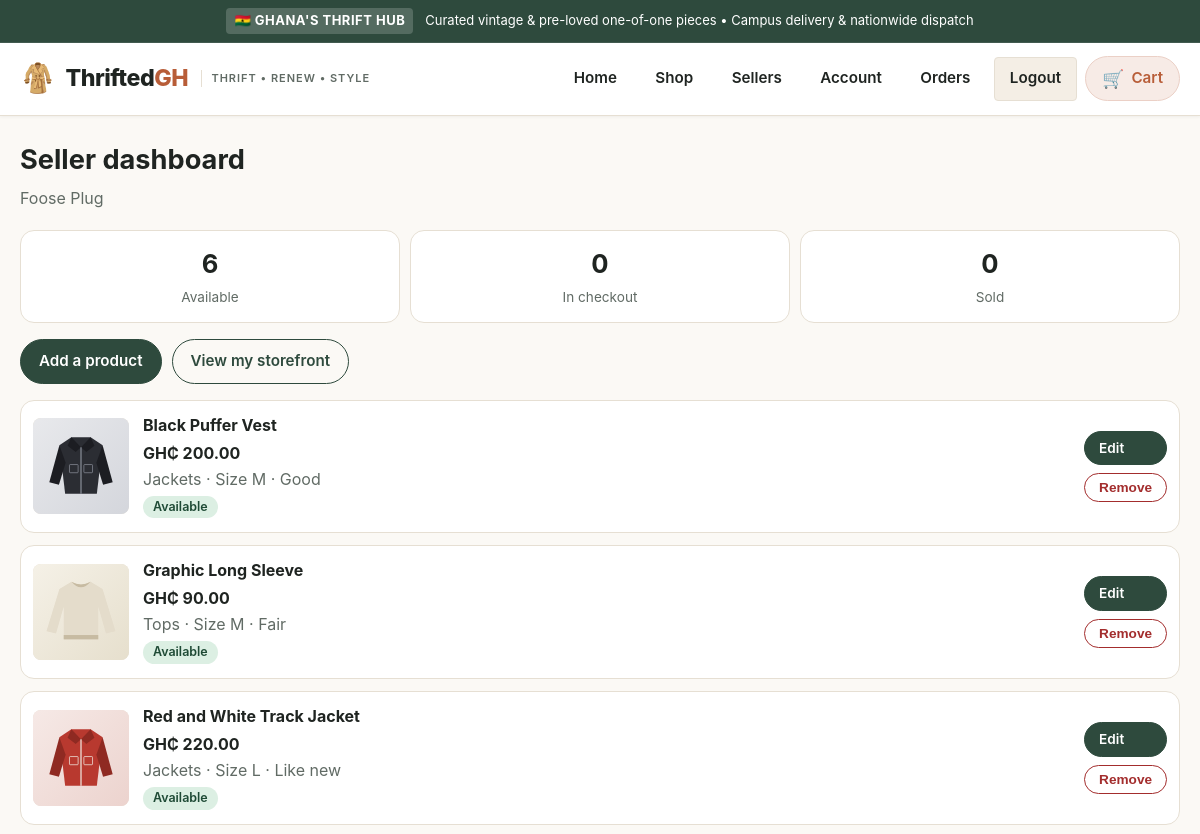
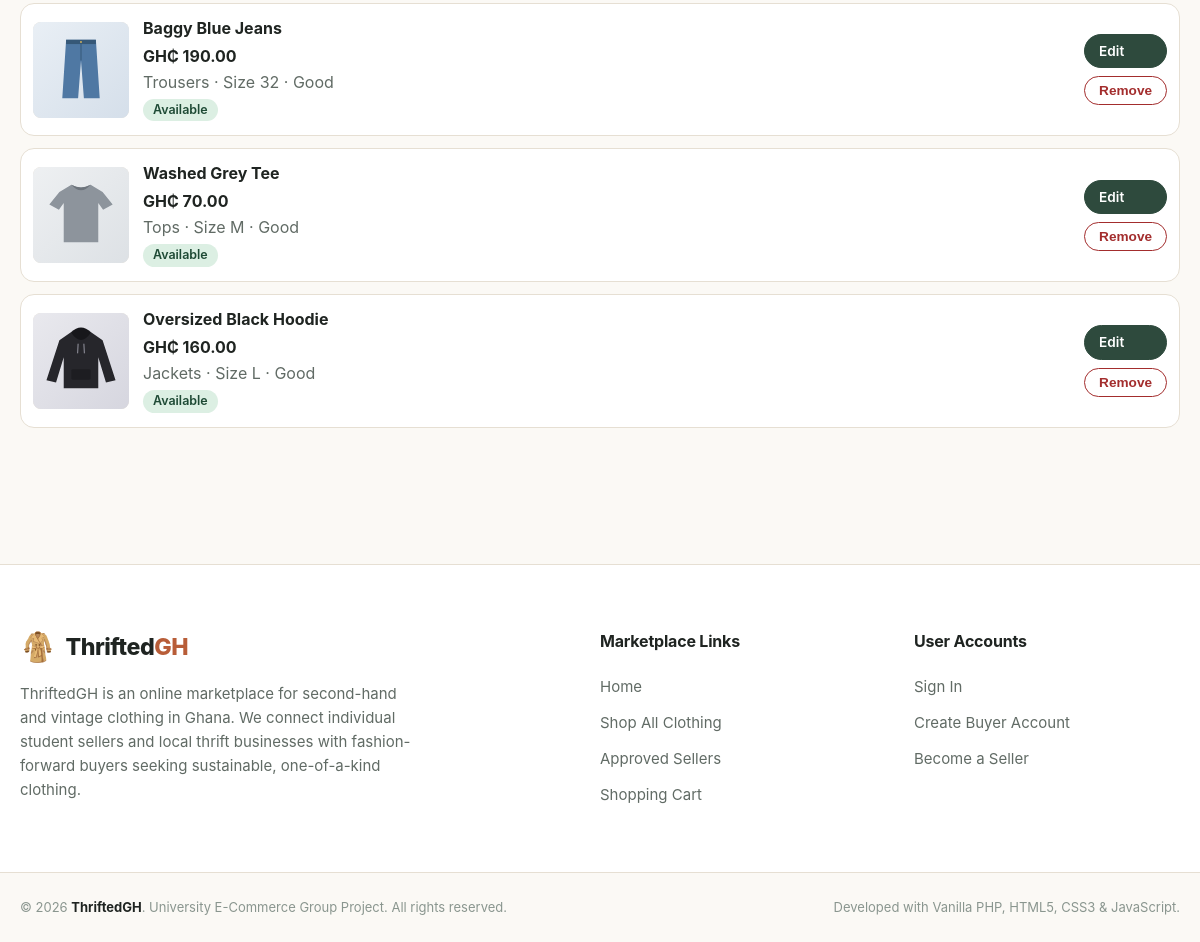
Screenshot of /views/seller_dashboard.php (signed in) with the database file from the repository (2 pictures, top to bottom).
### tables this page shows
CREATE TABLE seller_profiles (
    seller_id INT AUTO_INCREMENT PRIMARY KEY,
    user_id INT NOT NULL UNIQUE,
    shop_name VARCHAR(120) NOT NULL,
    seller_type ENUM('individual','business') NOT NULL,
    location VARCHAR(150),
    description TEXT,
    created_at TIMESTAMP DEFAULT CURRENT_TIMESTAMP,
    FOREIGN KEY (user_id) REFERENCES users(user_id)
);

CREATE TABLE products (
    product_id INT AUTO_INCREMENT PRIMARY KEY,
    seller_id INT NOT NULL,
    category_id INT NOT NULL,
    title VARCHAR(150) NOT NULL,
    description TEXT,
    price DECIMAL(10,2) NOT NULL,
    size VARCHAR(30),
    item_condition ENUM('like_new','good','fair')
        NOT NULL,
    image_path VARCHAR(255),
    stock_quantity INT NOT NULL DEFAULT 1,
    status ENUM('available','reserved','sold','hidden')
        NOT NULL DEFAULT 'available',
    created_at TIMESTAMP DEFAULT CURRENT_TIMESTAMP,
    FOREIGN KEY (seller_id)
        REFERENCES seller_profiles(seller_id),
    FOREIGN KEY (category_id)
        REFERENCES categories(category_id),
    CHECK (price >= 0),
    CHECK (stock_quantity IN (0,1))
);

CREATE TABLE categories (
    category_id INT AUTO_INCREMENT PRIMARY KEY,
    category_name VARCHAR(100) NOT NULL UNIQUE
);

### classes/ProductClass.php (called while the page is built, shortened)
<?php
trait ShopQueryTrait
{
    protected function conn()
    {
        $connection = Database::getInstance();
        return $connection;
    }
    protected function run($sql, $types = '', array $params = [])
    {
        $connection = $this->conn();
        $stmt = $connection->prepare($sql);
        if ($types !== '') {
            $stmt->bind_param($types, ...$params);
        }
        if (!$stmt->execute()) {
            $error = $stmt->error;
            $stmt->close();
            throw new RuntimeException($error);
        }
        return $stmt;
    }
    protected function fetchAll($sql, $types = '', array $params = [])
    {
        $stmt = $this->run($sql, $types, $params);
        $result = $stmt->get_result();
        $rows = $result ? $result->fetch_all(MYSQLI_ASSOC) : [];
        return $rows;
    }
    protected function fetchOne($sql, $types = '', array $params = [])
    {
        $rows = $this->fetchAll($sql, $types, $params);
        return $rows ? $rows[0] : null;
    }
}
class ProductClass
{
    public function getProductsBySeller($sellerId)
    {
        try {
            return $this->fetchAll(
                "SELECT p.product_id, p.title, p.price, p.size, p.item_condition, p.image_path,
                        p.status, p.created_at, c.category_name, pg.garment_type
                 FROM products p
                 JOIN categories c ON c.category_id = p.category_id
                 LEFT JOIN product_garment_types pg ON pg.product_id = p.product_id
                 WHERE p.seller_id = ? AND p.status <> 'hidden'
                 ORDER BY p.created_at DESC, p.product_id DESC",
                'i',
                [(int)$sellerId]
            );
        } catch (Throwable $error) {
            error_log('ProductClass::getProductsBySeller ' . $error->getMessage());
            return [];
        }
    }
    public function getApprovedSellerByUserId($userId)
    {
        try {
            return $this->fetchOne(
                "SELECT sp.seller_id, sp.user_id, sp.shop_name, sp.seller_type, sp.description, sp.location
                 FROM seller_profiles sp
                 WHERE sp.user_id = ? AND " . self::APPROVED_CONDITION . "
                 LIMIT 1",
                'i',
                [(int)$userId]
            );
        } catch (Throwable $error) {
            error_log('ProductClass::getApprovedSellerByUserId ' . $error->getMessage());
            return null;
        }
    }
}

### views/seller_dashboard.php (the view, shortened to what this page needs)
<?php
require_once __DIR__ . '/../controllers/Product.php';
$seller = seller_find_approved_ctr(tgh_current_user_id());
$products = $seller ? seller_dashboard_products_ctr($seller['seller_id']) : [];
$counts = ['available' => 0, 'reserved' => 0, 'sold' => 0];
foreach ($products as $product) {
    if (isset($counts[$product['status']])) {
        $counts[$product['status']]++;
    }
}
?>
<section class="m3-head">
    <h1>Seller dashboard</h1>
    <?php if ($seller): ?>
        <p class="m3-muted"><?= tgh_e($seller['shop_name']) ?></p>
    <?php endif; ?>
</section>
<?php if (!$seller): ?>
    <div class="m3-panel">
        <h2>Your seller account is not approved yet</h2>
        <p>You can publish products once an administrator approves your seller application. Pending and rejected applications cannot publish.</p>
        <p><a class="m3-btn" href="seller/apply.php">Seller application</a></p>
    </div>
<?php else: ?>
    <div class="m3-stats">
        <div class="m3-stat"><strong><?= (int)$counts['available'] ?></strong><span>Available</span></div>
        <div class="m3-stat"><strong><?= (int)$counts['reserved'] ?></strong><span>In checkout</span></div>
        <div class="m3-stat"><strong><?= (int)$counts['sold'] ?></strong><span>Sold</span></div>
    </div>
    <div class="m3-actions-row">
        <a class="m3-btn" href="seller_product_form.php">Add a product</a>
        <a class="m3-btn m3-btn-ghost" href="storefront.php?seller_id=<?= (int)$seller['seller_id'] ?>">View my storefront</a>
    </div>
    <?php if (!$products): ?>
        <div class="m3-panel m3-empty">
            <h2>No listings yet</h2>
            <p>Add your first one-of-one item. Every listing is a single piece, so it comes off the shop as soon as it sells.</p>
        </div>
    <?php else: ?>
        <ul class="m3-list">
            <?php foreach ($products as $product): ?>
                <li class="m3-row">
                    <img class="m3-thumb" src="<?= tgh_e($root . $product['image_path']) ?>" alt="<?= tgh_e($product['title']) ?>" loading="lazy">
                    <div class="m3-row-body">
                        <h3><?= tgh_e($product['title']) ?></h3>
                        <p class="m3-price"><?= tgh_e(tgh_format_price($product['price'])) ?></p>
                        <p class="m3-muted">
                            <?= tgh_e($product['category_name']) ?> · Size <?= tgh_e($product['size']) ?> · <?= tgh_e(ProductClass::CONDITIONS[$product['item_condition']] ?? '') ?>
                        </p>
                        <p><span class="m3-badge m3-badge-<?= tgh_e($product['status']) ?>"><?= tgh_e(ProductClass::STATUS_LABELS[$product['status']] ?? $product['status']) ?></span></p>
                    </div>
                    <?php if ($product['status'] === 'available'): ?>
                        <div class="m3-row-actions">
                            <a class="m3-btn m3-btn-small" href="seller_product_form.php?id=<?= (int)$product['product_id'] ?>">Edit</a>
                            <form method="post" action="<?= tgh_e($root) ?>actions/products.php" class="js-confirm" data-message="Remove this listing?">
                                <button type="submit" class="m3-btn m3-btn-small m3-btn-danger">Remove</button>
                            </form>
                        </div>
                    <?php endif; ?>
                </li>
            <?php endforeach; ?>
        </ul>
    <?php endif; ?>
<?php endif; ?>

### css/style.css (style rules this page uses)
:root { --color-primary: #b85d38; --color-primary-hover: #9c4927; --color-secondary: #2e4a3d; --color-secondary-hover: #22372d; --color-accent: #d97706; --color-accent-hover: #b45309; --color-bg: #fbf9f5; --color-surface: #ffffff; --color-surface-muted: #f4eee5; --color-border: #e6dfd3; --color-border-light: #f0eae1; --color-text-main: #1f2421; --color-text-muted: #616b65; --color-text-light: #8a968f; --badge-likenew-bg: #e8f5ec; --badge-likenew-color: #196f3d; --badge-good-bg: #e5f1f8; --badge-good-color: #1b5e8c; --badge-fair-bg: #fff1d6; --badge-fair-color: #b45309; --font-main: -apple-system, BlinkMacSystemFont, "Segoe UI", Roboto, "Helvetica Neue", Arial, sans-serif; --container-max-width: 1200px; --radius-sm: 4px; --radius-md: 8px; --radius-lg: 14px; --radius-full: 9999px; --shadow-subtle: 0 1px 3px rgba(0, 0, 0, 0.05); --shadow-card: 0 4px 12px rgba(31, 36, 33, 0.07); --shadow-hover: 0 8px 24px rgba(31, 36, 33, 0.12); --shadow-modal: 0 16px 40px rgba(0, 0, 0, 0.2); --transition-fast: 0.18s ease; --transition-normal: 0.25s ease; }
*, *::before, *::after { box-sizing: border-box; margin: 0; padding: 0; }
html { scroll-behavior: smooth; }
body { font-family: var(--font-main); font-size: 16px; line-height: 1.6; color: var(--color-text-main); background-color: var(--color-bg); min-height: 100vh; display: flex; flex-direction: column; }
img { max-width: 100%; height: auto; display: block; }
a { color: var(--color-primary); text-decoration: none; transition: color var(--transition-fast); }
ul, ol { list-style: none; }
:root { --m3-ink: var(--color-text-main, #1f2421); --m3-muted: var(--color-text-muted, #616b65); --m3-bg: var(--color-bg, #fbf9f5); --m3-card: var(--color-surface, #ffffff); --m3-line: var(--color-border, #e6dfd3); --m3-accent: var(--color-secondary, #2e4a3d); --m3-accent-dark: var(--color-secondary-hover, #22372d); --m3-clay: var(--color-primary, #b85d38); --m3-danger: #a32d2d; --m3-radius: var(--radius-lg, 14px); }
.m3-wrap h1 { font-size: 1.7rem; margin: 0 0 6px; }
.m3-wrap h3 { font-size: 1rem; margin: 0 0 4px; }
.m3-head { margin-bottom: 20px; }
.m3-muted { color: var(--m3-muted); }
.m3-price { font-weight: 700; margin: 2px 0; }
.m3-btn { display: inline-block; padding: 10px 18px; border: 1px solid var(--m3-accent); border-radius: 999px; background: var(--m3-accent); color: #fff; font-size: 0.95rem; font-weight: 600; text-decoration: none; cursor: pointer; }
.m3-btn-ghost { background: transparent; color: var(--m3-accent); }
.m3-btn-danger { background: transparent; color: var(--m3-danger); border-color: var(--m3-danger); }
.m3-btn-small { padding: 6px 14px; font-size: 0.85rem; }
.m3-actions-row { display: flex; flex-wrap: wrap; gap: 10px; margin: 16px 0; }
.m3-stats { display: grid; grid-template-columns: repeat(3, 1fr); gap: 10px; margin-bottom: 16px; }
.m3-stat { background: var(--m3-card); border: 1px solid var(--m3-line); border-radius: var(--m3-radius); padding: 14px; text-align: center; }
.m3-stat strong { display: block; font-size: 1.6rem; }
.m3-stat span { color: var(--m3-muted); font-size: 0.85rem; }
.m3-list { list-style: none; margin: 0; padding: 0; display: grid; gap: 12px; }
.m3-row { display: grid; grid-template-columns: 84px 1fr; gap: 14px; background: var(--m3-card); border: 1px solid var(--m3-line); border-radius: var(--m3-radius); padding: 12px; }
.m3-row-body p { margin: 2px 0; }
.m3-row-actions { grid-column: 1 / -1; display: flex; gap: 8px; }
.m3-row-actions form { margin: 0; }
.m3-thumb { width: 84px; height: 84px; object-fit: cover; border-radius: 8px; background: var(--m3-line); }
.m3-badge { display: inline-block; padding: 2px 10px; border-radius: 999px; background: #ece7da; font-size: 0.78rem; font-weight: 600; }
.m3-badge-available { background: #dcefe3; color: #1e4a35; }
@media (min-width: 640px) { .m3-row { grid-template-columns: 96px 1fr auto; align-items: center; } }
@media (min-width: 640px) { .m3-row-actions { grid-column: auto; flex-direction: column; } }
@media (min-width: 640px) { .m3-thumb { width: 96px; height: 96px; } }

### rows the page displays
seller_profiles: shop_name "Foose Plug"
products: image_path (picture), title "Black Puffer Vest", price "GH₵ 200.00", category.category_name "Jackets", size "M", item_condition "Good", status "Available"
products: image_path (picture), title "Graphic Long Sleeve", price "GH₵ 90.00", category.category_name "Tops", size "M", item_condition "Fair", status "Available"
products: image_path (picture), title "Red and White Track Jacket", price "GH₵ 220.00", category.category_name "Jackets", size "L", item_condition "Like new", status "Available"
products: image_path (picture), title "Baggy Blue Jeans", price "GH₵ 190.00", category.category_name "Trousers", size "32", item_condition "Good", status "Available"
products: image_path (picture), title "Washed Grey Tee", price "GH₵ 70.00", category.category_name "Tops", size "M", item_condition "Good", status "Available"
products: image_path (picture), title "Oversized Black Hoodie", price "GH₵ 160.00", category.category_name "Jackets", size "L", item_condition "Good", status "Available"

### other values shown
$counts['available'] "6"
$counts['reserved'] "0"
$counts['sold'] "0"
